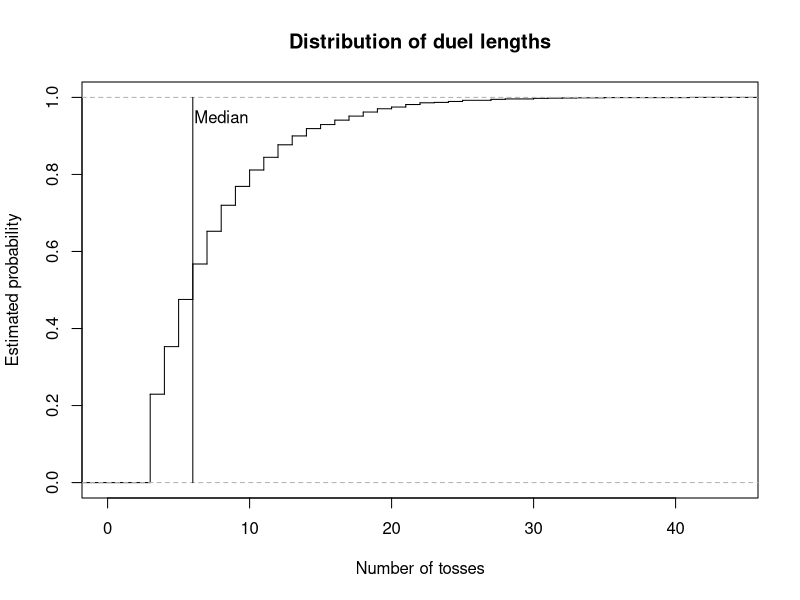
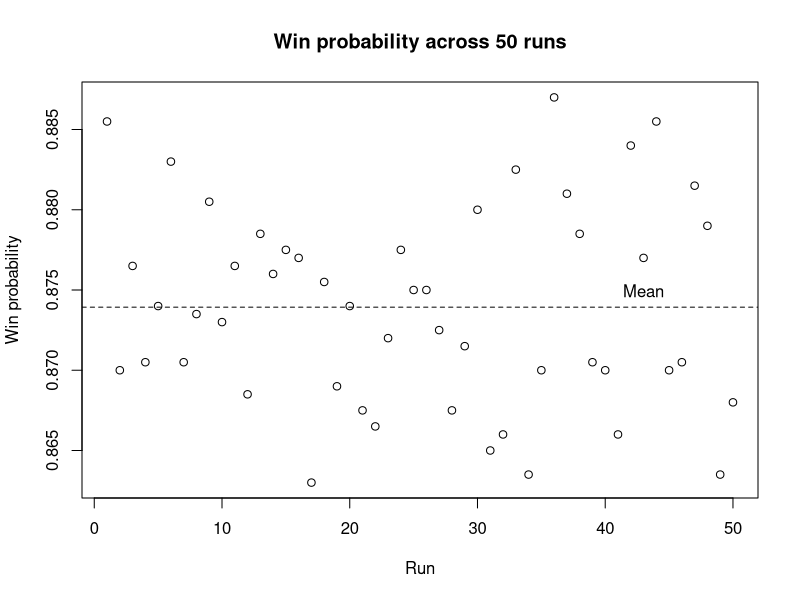

The R source for these figures, in order:
# =============================================================================
# Coin-Toss Pattern Duel
#
# Authors:
# Pierrick de Boer: S3034691
# Fagan Ganbarli: S3015664
# Raneem Alluhaydan: S3044929
#
# Contributions:
# Pierrick de Boer (33%): Task 1-3
# Fagan Ganbarli (33%): Task 4-5
# Raneem Alluhaydan (33%): Task 6-7
#
# Overview:
# This script simulates duels between two binary patterns in a sequence
# of coin tosses. It identifies which pattern appears first and estimates
# the probability that player A wins through repeated simulations.
# Heads are coded as 1 and tails as 0.
#
# Main functions:
# 1. firsthit(): Find the first occurrence of a pattern.
# 2. sim_duels(): Simulate multiple duels.
# 3. duel(): Simulate one duel.
# 4. pwin(): Estimate the probability that a pattern wins.
# 5. ewait(): Calculate the exact expected waiting time of a pattern.
# 6. mc_ewait(): Estimate the expected waiting time by simulation.
# 7. pmat(): Calculate win probabilities between all patterns.
# 8. find_cycle(): Find a non-transitive cycle of patterns.
# =============================================================================


# Task 1: Find the first occurrence of a pattern in a toss stream.

firsthit <- function(x, a) {
  # Finds the toss at which pattern a is completed for the first time
  # in each toss stream.
  #
  # Inputs:
  #   x: toss stream, either a vector or a matrix with one stream per row
  #   a: binary pattern of length k
  #
  # Output:
  #   The ending position of the first occurrence in each row,
  #   or NA if the pattern does not appear.
  #
  # Method:
  #   Convert a vector into a one-row matrix. Build a logical matrix
  #   of all possible starting positions and compare each element of
  #   the pattern with the matching shifted columns of x. Take the
  #   first matching start in each row and add k - 1 to obtain the
  #   ending position.
  
  # Treat a single stream as a matrix with one row.
  if (!is.matrix(x)) {
    x <- matrix(x, nrow = 1)
  }
  
  L <- ncol(x)
  k <- length(a)
  
  # A pattern longer than the sequence cannot occur.
  if (k > L) {
    return(rep(NA, nrow(x)))
  }
  
  # Check every possible starting position.
  hit <- matrix(TRUE, nrow = nrow(x), ncol = L - k + 1)
  
  for (j in seq_along(a)) {
    hit <- hit & x[, j:(L - k + j), drop = FALSE] == a[j]
  }
  
  # Find the first matching position in each row.
  start <- max.col(hit, ties.method = "first")
  start[rowSums(hit) == 0] <- NA
  
  # Convert starting positions into ending positions.
  return(start + k - 1)
}

# Test firsthit() on the stream below
x <- c(1, 0, 0, 1, 0, 1, 1, 1, 0)

firsthit(x, c(1, 0, 1))   # Expected: 6
firsthit(x, c(0, 1, 1))   # Expected: 7
firsthit(x, c(0, 0, 0))   # Expected: NA


# Task 2: Simulate duels between two patterns.

sim_duels <- function(a, b, p = 0.5, nreps = 1) {
  # Simulates independent duels in which both players watch the same
  # coin stream, and stops each duel as soon as one pattern appears.
  #
  # Inputs:
  #   a: binary pattern of player A
  #   b: binary pattern of player B, distinct from a and of equal length
  #   p: probability of a head (0 < p < 1)
  #   nreps: number of independent duels to simulate
  #
  # Output:
  #   A list containing the winner of each duel (1 for A, 0 for B)
  #   and the number of tosses each duel took.
  #
  # Method:
  #   Check that the patterns have equal length and are distinct.
  #   Generate tosses in blocks, one row per duel, and find the first
  #   occurrence of each pattern with firsthit(). Store the results of
  #   decided duels and continue only with the undecided ones. Keep the
  #   last k - 1 tosses of each undecided row so that patterns crossing
  #   block boundaries are detected.
  
  k <- length(a)
  
  if (k != length(b)) {
    stop("this is not a fair game!")
  }
  
  if (all(a == b)) {
    stop("a and b are identical")
  }
  
  # Initialize the block length and simulation results.
  time <- 0
  B <- 3 * k
  
  active <- 1:nreps
  winner <- rep(NA, nreps)
  tosses <- rep(NA, nreps)
  
  while (length(active) > 0) {
    
    # Generate the initial block of tosses.
    if (time == 0) {
      W <- matrix(
        rbinom(nreps * B, size = 1, prob = p),
        nrow = nreps
      )
      
    } else {
      # Retain the last k - 1 tosses from each active sequence.
      keep <- W[,B - (k - 1) + seq_len(k - 1),drop = FALSE]
      
      # Generate new tosses for the unfinished duels.
      W_new <- matrix(
        rbinom(
          nrow(keep) * (B - k + 1),
          size = 1,
          prob = p
        ),
        nrow = nrow(keep)
      )
      
      # Append the new tosses to the retained sequence.
      W <- cbind(keep, W_new)
    }
    
    # Find the first occurrence of each player's pattern.
    time_a <- firsthit(W, a)
    time_b <- firsthit(W, b)
    
    # Identify the winner based on the earliest occurrence.
    a_wins <- !is.na(time_a) &
      (is.na(time_b) | time_a < time_b)
    
    b_wins <- !is.na(time_b) &
      (is.na(time_a) | time_b < time_a)
    
    # Store the results of completed duels.
    decided <- a_wins | b_wins
    
    hit_time <- pmin(time_a, time_b, na.rm = TRUE)
    
    winner[active[a_wins]] <- 1
    winner[active[b_wins]] <- 0
    
    tosses[active[decided]] <- time + hit_time[decided]
    
    # Remove completed duels from the active simulations.
    active <- active[!decided]
    W <- W[!decided, , drop = FALSE]
    
    # Advance the number of newly generated tosses.
    time <- time + B - (k - 1)
  }
  
  return(list(winner = winner, tosses = tosses))
}


# Task 2: Simulate a single duel.

duel <- function(a, b, p = 0.5) {
  # Simulates one duel. A single duel is a special case of sim_duels()
  # with one repetition, so the simulation code is shared.
  #
  # Inputs:
  #   a: binary pattern of player A
  #   b: binary pattern of player B
  #   p: probability of a head (0 < p < 1)
  #
  # Output:
  #   A vector c(winner, tosses), where winner is 1 if A wins and 0
  #   if B wins, and tosses is the number of tosses the duel took.
  #
  # Method:
  #   Call sim_duels() with nreps = 1 and combine both results
  #   into one vector.
  
  result <- sim_duels(a, b, p, nreps = 1)
  
  return(c(result[[1]], result[[2]]))
}


# Task 3: Estimate the probability that one pattern wins a duel.

pwin <- function(a, b, p = 0.5, nreps = 10000) {
  # Estimates the probability that pattern a appears before pattern b.
  #
  # Inputs:
  #   a: binary pattern of player A
  #   b: binary pattern of player B
  #   p: probability of a head (0 < p < 1)
  #   nreps: number of independent duels to simulate
  #
  # Output:
  #   The estimated probability that player A wins.
  #
  # Method:
  #   Simulate all duels at once with sim_duels(). Since a win for A
  #   is stored as 1 and a loss as 0, the mean of the winner vector
  #   estimates the win probability.
  
  # Simulate the duels.
  result <- sim_duels(a, b, p, nreps)
  
  # Calculate the proportion of duels won by player A.
  p_a_wins <- sum(result[[1]]) / length(result[[1]])
  
  return(p_a_wins)
}


# Task 4(a): Calculate the exact expected waiting time for a pattern.

ewait <- function(a, p = 0.5) {
  # Calculates the exact expected waiting time of a single pattern
  # from its self-overlap structure.
  #
  # Inputs:
  #   a: non-empty binary vector representing the pattern
  #   p: probability of a head (0 < p < 1)
  #
  # Output:
  #   The exact expected number of tosses until the pattern appears.
  #
  # Method:
  #   Check that the inputs are valid. Examine every overlap length j
  #   from 1 to k. If the first and last j elements match, calculate
  #   the probability of the first j outcomes and add its reciprocal
  #   to the expected waiting time.
  
  # Check that the pattern is a non-empty binary vector.
  if (length(a) == 0 || any(a != 0 & a != 1) || anyNA(a)) {
    stop("The pattern must be a non-empty binary vector.")  
  }
  
  # Check that p is a valid probability between 0 and 1.
  if (!is.numeric(p) || length(p) != 1 || 
      p <= 0 || p >= 1 || is.na(p)) {
    stop("p must be a numeric value between 0 and 1.")  
  }
  
  k <- length(a)
  expected_wait <- 0
  
  # Examine every possible overlap length, including the full pattern.
  for (j in 1:k) {
    
    # An overlap exists when the first and last j elements match.
    if (all(a[1:j] == a[(k-j+1):k])) {
      
      # Count the number of heads in the prefix.
      n_head <- sum(a[1:j] == 1)
      
      # Calculate the probability of the prefix.
      r_probability <- (p ^ n_head) * ((1 - p) ^ (j - n_head))
      
      # Add the reciprocal probability for this overlap.
      expected_wait <- expected_wait + (1 / r_probability)
    }
  }
  return(expected_wait)
}

# Check the exact expected waiting times of the length-2 patterns
# for a fair coin (expected: 6 for HH and TT, 4 for HT and TH).
patterns <- list(
  HH = c(1, 1),
  TT = c(0, 0),
  HT = c(1, 0),
  TH = c(0, 1)
)

exact <- sapply(patterns, ewait)
print(exact)


# Task 4(b): Estimate the expected waiting time by simulation.

mc_ewait <- function(a, p = 0.5, nreps = 10000) {
  # Estimates the expected waiting time of a pattern by Monte Carlo
  # simulation, as a check on ewait().
  #
  # Inputs:
  #   a: binary pattern
  #   p: probability of a head (0 < p < 1)
  #   nreps: number of simulated waiting times
  #
  # Output:
  #   The Monte Carlo estimate of the expected waiting time.
  #
  # Method:
  #   For each repetition, add one toss at a time to the stream and
  #   use firsthit() to check whether the pattern has appeared. Record
  #   the waiting time once it appears and return the average over
  #   all repetitions.
  
  waiting_times <- numeric(nreps)
  
  # Run the simulation nreps times.
  for (i in seq_len(nreps)) {
    
    # Start with an empty stream.
    stream <- integer(0)
    
    repeat {
      
      # Add one toss to the stream.
      stream <- c(stream, rbinom(1, 1, p))
      
      # Check whether the pattern has appeared.
      hit <- firsthit(stream, a)
      
      # Stop once the pattern has appeared.
      if (!is.na(hit[1])) {
        waiting_times[i] <- hit[1]
        break
      }
    }
  }
  
  return(mean(waiting_times))
}

# Compare the Monte Carlo estimates with the exact waiting times
# for the length-2 patterns and a fair coin.
set.seed(7)
mc <- sapply(patterns,  mc_ewait, p = 0.5, nreps = 10000)

results <- data.frame(
  Pattern = names(patterns),
  Exact = as.numeric(exact),
  Monte_Carlo = as.numeric(mc)
)

print(results)

# The Monte Carlo estimates are close to the exact expected waiting
# times for all four patterns: 6 tosses for HH and TT, and 4 tosses
# for HT and TH.

# Compare the Monte Carlo estimate with the exact waiting time
# for a biased coin (p = 0.7).
exact_biased <- ewait(c(1, 1, 0), p = 0.7)
mc_biased <- mc_ewait(c(1, 1, 0), p = 0.7, nreps = 10000)

Biased_coin <- data.frame(
  Biased_Probability = 0.70,
  Exact_Waiting = exact_biased,
  Monte_Carlo_Waiting = mc_biased
)

print(Biased_coin)

# For p = 0.7, the exact expected waiting time for HHT is about
# 6.8027 and the Monte Carlo estimate is 6.8034, so the simulation
# confirms the exact result for a biased coin as well.


# Task 5: Calculate the matrix of pairwise win probabilities.

pmat <- function(k, p = 0.5, nreps = 10000) {
  # Estimates how often each pattern of length k beats every other
  # pattern of the same length in a duel.
  #
  # Inputs:
  #   k: length of each binary pattern
  #   p: probability of a head (0 < p < 1)
  #   nreps: number of simulated duels for each pair
  #
  # Output:
  #   A 2^k by 2^k matrix in which entry (i, j) is the estimated
  #   probability that pattern i beats pattern j. The diagonal is NA,
  #   because a pattern cannot duel itself. Rows and columns are
  #   labelled by the patterns, e.g. "010".
  #
  # Method:
  #   Generate all 2^k patterns and sort them in lexicographic order,
  #   with 0 before 1 (000, 001, 010, ..., 111). Estimate the win
  #   probability of every ordered pair of distinct patterns with
  #   pwin() and store it in the matrix.
  
  # Generate all possible binary patterns of length k.
  pattern <- expand.grid(rep(list(0:1), k))
  
  # Arrange patterns in lexicographic order, with 0 before 1.
  pattern <- pattern[
    do.call(order, as.data.frame(pattern)), , drop = FALSE]
  
  # Convert the patterns to a matrix.
  pattern <- as.matrix(pattern)
  
  # Create a matrix to store the estimated win probabilities.
  M <- matrix(NA, nrow = 2^k, ncol = 2^k)
  
  # Calculate the number of patterns.
  n <- nrow(pattern)
  
  # Label the rows and columns using the binary patterns.
  rownames(M) <- apply(pattern, 1, paste, collapse = "")
  colnames(M) <- apply(pattern, 1, paste, collapse = "")
  
  # Estimate the probability that each pattern beats every other pattern.
  for (i in 1:n) {
    for (j in 1:n) {
      
      # Leave diagonal entries as NA, because a pattern cannot duel itself.
      if (i != j) {
        M[i, j] <- pwin(
          pattern[i, ],
          pattern[j, ],
          p = p,
          nreps = nreps
        )
      }
    }
  }
  return(M)
}


# Task 5(a): Find the best reply and its win probability for each pattern.
#
# For each pattern (column of M), the best reply is the pattern that
# beats it with the highest probability. The diagonal NA values are
# replaced by -Inf so that a pattern cannot be its own best reply.

# Create the win-probability matrix for k = 3 and a fair coin.
M <- pmat(k = 3, p = 0.50)

# Replace the diagonal NA values with -Inf.
M <- replace(M, is.na(M), -Inf)

# Find the index of the best reply for each pattern.
best_reply <- apply(M, 2, which.max)

# Create a vector to store the win probabilities.
win_probability <- numeric(ncol(M))

# Store the win probability of each best reply.
for (j in seq_len(ncol(M))) {
  win_probability[j] <- M[best_reply[j], j]
}

# Create a data frame of patterns, best replies, and win probabilities.
best_reply_table <- data.frame(
  Pattern = rownames(M),
  Best_reply = rownames(M)[best_reply],
  Probability = win_probability
)

print(best_reply_table)


# Task 5(b)(1): Find evenly matched pattern pairs.
#
# A pair is evenly matched if both patterns win with a probability
# between 0.49 and 0.51. Each distinct pair is examined only once.

# Create an empty data frame to store the results.
evenly_matched_pairs <- data.frame(
  Pattern1 = character(),
  Pattern2 = character(),
  P1_Win_Probability = numeric(),
  P2_Win_Probability = numeric()
)

# Examine all pairs.
for (i in seq_len(nrow(M))) {
  for (j in seq_len(ncol(M))) {
    
    # Check each pair once and exclude the diagonal.
    if (j > i && 
        !is.na(M[i, j]) &&
        !is.na(M[j, i]) &&
        abs(M[i, j] - 0.5) <= 0.01 &&
        abs(M[j, i] - 0.5) <= 0.01) {
      
      # Store both patterns and their win probabilities.
      evenly_matched_pairs <- rbind(
        evenly_matched_pairs,
        data.frame(
          Pattern1 = rownames(M)[i],
          Pattern2 = colnames(M)[j],
          P1_Win_Probability = M[i, j],
          P2_Win_Probability = M[j, i]
        )
      )
    }
  }
}

# Reset row names and display the result.
row.names(evenly_matched_pairs) <- NULL
print(evenly_matched_pairs)


# Task 5(b)(2): Find the shortest non-transitive cycle.

find_cycle <- function(m, min_probability = 0.60) {
  # Finds the shortest cycle P1 -> P2 -> ... -> Pm -> P1 of distinct
  # patterns in which every pattern beats the next one.
  #
  # Inputs:
  #   m: matrix of pairwise win probabilities, as returned by pmat()
  #   min_probability: minimum win probability required for each step
  #
  # Output:
  #   A data frame listing every shortest cycle found, with the
  #   direction of each win and its probability, or a message if no
  #   cycle exists.
  #
  # Method:
  #   Search cycle lengths in increasing order, starting at 3. For each
  #   starting pattern, extend the path recursively with unused patterns
  #   that the last pattern beats, and check whether the final pattern
  #   beats the starting pattern. Only patterns with a larger index than
  #   the start are used, so each cycle is found only once.
  
  k <- nrow(m)
  
  # Check cycle from the shortest possible length (3).
  for (i in 3:k) {
    
    cycles <- list()
    
    # Try each pattern as the starting point.
    for(start in seq_len(k)) {
      
      search <- function(path) {
        
        last <- path[length(path)]
        
        # Check whether the path can be closed into a cycle.
        if (length(path) == i) {
          
          if (!is.na(m[last, start]) &&
              m[last, start] >= min_probability) {
            
            cycles[[length(cycles) + 1]] <<- path
          }
          
          return(invisible(NULL))
        }
        
        # Only consider unused patterns to avoid duplicate cycles.
        sequence <- setdiff(seq_len(k), path)
        sequence <- sequence[sequence > start]
        
        for (next_item in sequence) {
          
          if (!is.na(m[last, next_item]) && 
              m[last, next_item] >= min_probability) {
            
            search(c(path, next_item))
          }
        }
      }
      search(start)
    }
    
    # Return the cycle when shortest length has been found.
    if (length(cycles) > 0) {
      
      result <- do.call(rbind, lapply(seq_along(cycles), function(x) {
        
        path <- cycles[[x]]
        next_path <- c(path[-1], path[1])
        
        data.frame(
          Cycle = x,
          From = rownames(m)[path],
          To = colnames(m)[next_path],
          Win = m[cbind(path, next_path)]
        )
      }))
      rownames(result) <- NULL
      return(result)
    }
  }
  
  # Return a message if no cycle exists.
  return("No cycle found.")
}

# Find the shortest cycle with minimum win probability = 0.60.
find_cycle(M, min_probability = 0.60)  


# Task 5(c): Compare expected waiting times with duel results.
#
# Calculate the exact expected waiting time of every pattern with
# ewait(), keep the pairs with equal waiting times, and show those
# whose duel win probability is below 0.4 or above 0.6.

# Get the pattern labels from the row names of M.
pattern_label <- rownames(M)

# Convert labels into a binary matrix.
pattern_label <- t(sapply(pattern_label, function(x) {
  as.numeric(strsplit(x, "")[[1]])
})) 

# Define pattern names.
pattern_names <- apply(pattern_label, 1, paste, collapse = "")

# Calculate the exact expected waiting time.
expected_wait <- apply(pattern_label, 1, ewait)

# Create an empty data frame to store pairs.
comparison_table <- data.frame(
  Pattern1 = character(),
  Pattern2 = character(),
  Expected_Wait = numeric(),
  Win_Probability = numeric()
)

# Compare every distinct pair.
for (i in seq_len(nrow(M))) {
  for (j in seq_len(ncol(M))) {
    
    # Check each pair only once and keep pairs with
    # the same expected waiting time.
    if (i < j &&
        expected_wait[i] == expected_wait[j]) {
      
      # Store the pair, their equal expected waiting time,
      # and the probability that Pattern1 beats Pattern2.
      comparison_table <- rbind(
        comparison_table, data.frame(
          Pattern1 = pattern_names[i],
          Pattern2 = pattern_names[j],
          Expected_Wait = expected_wait[i],
          Win_Probability = M[i, j]
        )
      )
    }
  }
}

# Keep pairs whose win probability clearly differs from 0.5
# (below 0.4 or above 0.6).
comparison_table <- comparison_table[
  abs(comparison_table$Win_Probability - 0.5) > 0.1, ]

row.names(comparison_table) <- NULL

print(comparison_table)


# Task 6: Plot duel lengths and variation in win probabilities.
#
# First, simulate 2000 duels between 011 and 111 with a fair coin and
# plot the distribution of duel lengths, marking the median. Second,
# estimate the win probability of 011 (the best reply to 111) in 50
# independent runs of 2000 duels and plot the estimates around their
# mean.

# Simulate 2000 duels between patterns 011 and 111.
a <- c(0, 1, 1)
b <- c(1, 1, 1)
results <- sim_duels(a, b, p = 0.5, nreps = 2000)

# Plot the distribution of duel lengths and mark the median.
tosses <- results$tosses
plot(ecdf(tosses), verticals = TRUE, do.points = FALSE,
     main = "Distribution of duel lengths",
     xlab = "Number of tosses",
     ylab = "Estimated probability")

med <- median(tosses)
lines(c(med, med), c(0, 1))
text(med + 2, 0.95, "Median")

# Estimate the win probability in 50 independent runs.
win_estimates <- numeric(50)

for (i in 1:50) {
  win_estimates[i] <- pwin(
    a = c(0, 1, 1),
    b = c(1, 1, 1),
    p = 0.5,
    nreps = 2000
  )
}

# Calculate the mean estimate and plot the results.
mean_estimate <- mean(win_estimates)

plot(win_estimates,
     xlab = "Run",
     ylab = "Win probability",
     main = "Win probability across 50 runs")

abline(h = mean_estimate, lty = 2)
text(43, mean_estimate, "Mean", pos = 3)


# Task 7: Investigate the effect of coin bias.
#
# Repeat the best-reply analysis of Task 5(a) for p = 0.25 and
# p = 0.7 and compare the results with the fair coin.

# Analyse the best replies for p = 0.25.
M <- pmat(k = 3, p = 0.25, nreps = 2000)
M <- replace(M, is.na(M), -Inf)

best_reply <- apply(M, 2, which.max)
win_probability <- numeric(ncol(M))

for (j in seq_len(ncol(M))) {
  win_probability[j] <- M[best_reply[j], j]
}

best_reply_table <- data.frame(
  Pattern = colnames(M),
  Best_reply = rownames(M)[best_reply],
  Probability = win_probability,
  row.names = NULL
)

print(best_reply_table)


# Repeat the analysis for p = 0.7.
M <- pmat(k = 3, p = 0.7, nreps = 2000)
M <- replace(M, is.na(M), -Inf)

best_reply <- apply(M, 2, which.max)
win_probability <- numeric(ncol(M))

for (j in seq_len(ncol(M))) {
  win_probability[j] <- M[best_reply[j], j]
}

best_reply_table <- data.frame(
  Pattern = colnames(M),
  Best_reply = rownames(M)[best_reply],
  Probability = win_probability,
  row.names = NULL
)

print(best_reply_table)


# Best replies and cycles:
# For p = 0.25, one observed cycle is:
# 100 -> 000 -> 001 -> 010 -> 100
#
# For p = 0.7, one observed cycle is:
# 101 -> 011 -> 111 -> 110 -> 101
#
# Changing the coin bias changes the best replies and the patterns
# involved in the observed cycles.

# Overall analysis:
# Ranking patterns by their individual waiting times does not
# necessarily predict who wins a duel.
# Both patterns are observed in the same sequence of coin tosses,
# so their appearances are not independent.
# Therefore, isolated waiting-time summaries can be misleading
# when predicting duel outcomes.
